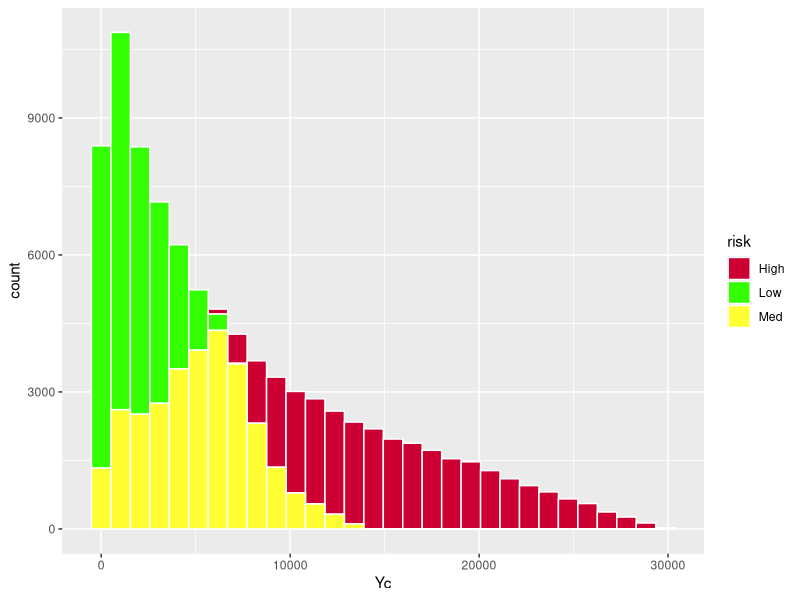

Here is the R script that generated this plot:
# www.isacajournal-digital.org/isacajournal/2019_volume_3/MobilePagedArticle.action?articleId=1485390#articleId1485390
# Figure 3—R Code to Plot the Bar Chart in Figure 2 
library(ggplot2) 
 
n <- 10000            #iterations 
lp <- c(0, 0.3)       #low probability range
li <- c(0, 10000)     #low impact range
mp <- c(0.3, 0.7)     #medium probability range   
mi <- c(10000, 20000) #medium impact range
hp <- c(0.7, 1.0)     #high probability range   
hi <- c(20000,30000)  #high impact range

slp = runif(n, min(lp), max(lp))   #random numbers in low probability range 
sli = runif(n, min(li), max(li))   #random numbers in low impact range
smp = runif(n, min(mp), max(mp))   #random numbers in med probability range 
smi = runif(n, min(mi), max(mi))   #random numbers in med impact range
shp = runif(n, min(hp), max(hp))   #random numbers in high probability range 
shi = runif(n, min(hi), max(hi))   #random numbers in highimpact range

lr = c(slp*sli, slp*smi, smp*sli)  #low risks defined as green region in risk matrix and its possible variants, R=P*I
mr = c(smp*smi, slp*shi, shp*sli)  #med risks defined as amber region in risk matrix and its possible variants, R=P*I
hr = c(shp*shi, smp*shi, shp*smi)  #high risks defined as red region in risk matrix and its possible variants, R=P*I

dlr = data.frame(x=lr)             #data frame with low risks and label "Low"
dlr$risk = "Low"

dmr = data.frame(x=mr)             #data frame with medium risks and label "Med"  
dmr$risk = "Med"

dhr = data.frame(x=hr)             #data frame with high risks and label "High"  
dhr$risk = "High"

df = rbind(dlr, dmr, dhr)          #bind all data data frames into one dataset

ggplot() + geom_histogram(data = df, aes(x=x, y=..count..,fill=risk),
colour="white", bínwidth = 1000)+
scale_fill_manual(values = c("#CC0033","#33FF00", "#FFFF33")) + xlab(label = "Yc") 
                          